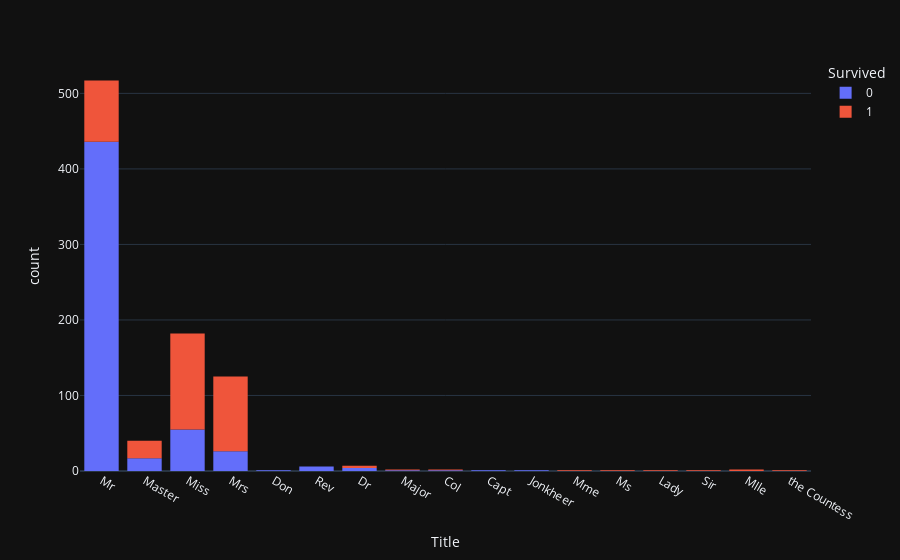

This figure's notebook cell:
### Code cell
def single_name(name):
    name = name.split(",")[1].split(".")[0]
    name = name.strip()
    return name

def adjust_name(data):
    data["Title"] = data["Name"].apply(lambda x: single_name(x))
    data.drop(["Name"], axis=1, inplace=True)

adjust_name(titanic)
plt6 = px.histogram(titanic, x="Title", color="Survived")
plt6.show()

### Figure 1 — Plotly figure (JSON) as saved in the notebook; plotly's stock layout.template omitted (floating-point values rounded to 4 significant figures; data arrays with more than 128 entries replaced by an {"elided": "..."} marker saying what was removed)
{"data": [{"alignmentgroup": "True", "bingroup": "x", "hovertemplate": "Survived=0<br>Title=%{x}<br>count=%{y}<extra></extra>", "legendgroup": "0", "marker": {"color": "#636efa", "pattern": {"shape": ""}}, "name": "0", "offsetgroup": "0", "orientation": "v", "showlegend": true, "x": {"elided": "549 str values"}, "xaxis": "x", "yaxis": "y", "type": "histogram"}, {"alignmentgroup": "True", "bingroup": "x", "hovertemplate": "Survived=1<br>Title=%{x}<br>count=%{y}<extra></extra>", "legendgroup": "1", "marker": {"color": "#EF553B", "pattern": {"shape": ""}}, "name": "1", "offsetgroup": "1", "orientation": "v", "showlegend": true, "x": {"elided": "342 str values"}, "xaxis": "x", "yaxis": "y", "type": "histogram"}], "layout": {"xaxis": {"anchor": "y", "domain": [0.0, 1.0], "title": {"text": "Title"}}, "yaxis": {"anchor": "x", "domain": [0.0, 1.0], "title": {"text": "count"}}, "legend": {"title": {"text": "Survived"}, "tracegroupgap": 0}, "margin": {"t": 60}, "barmode": "relative"}}
